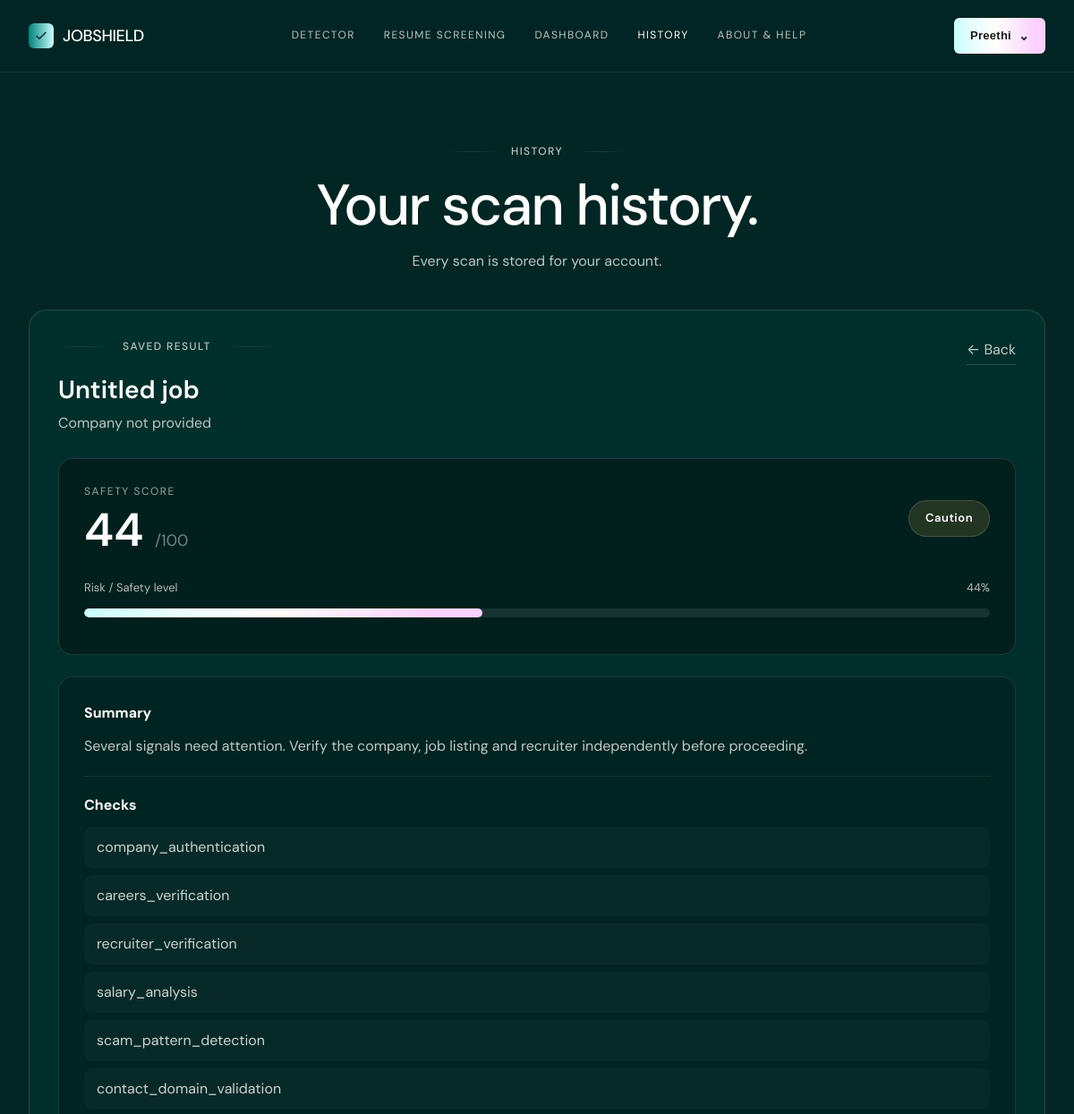
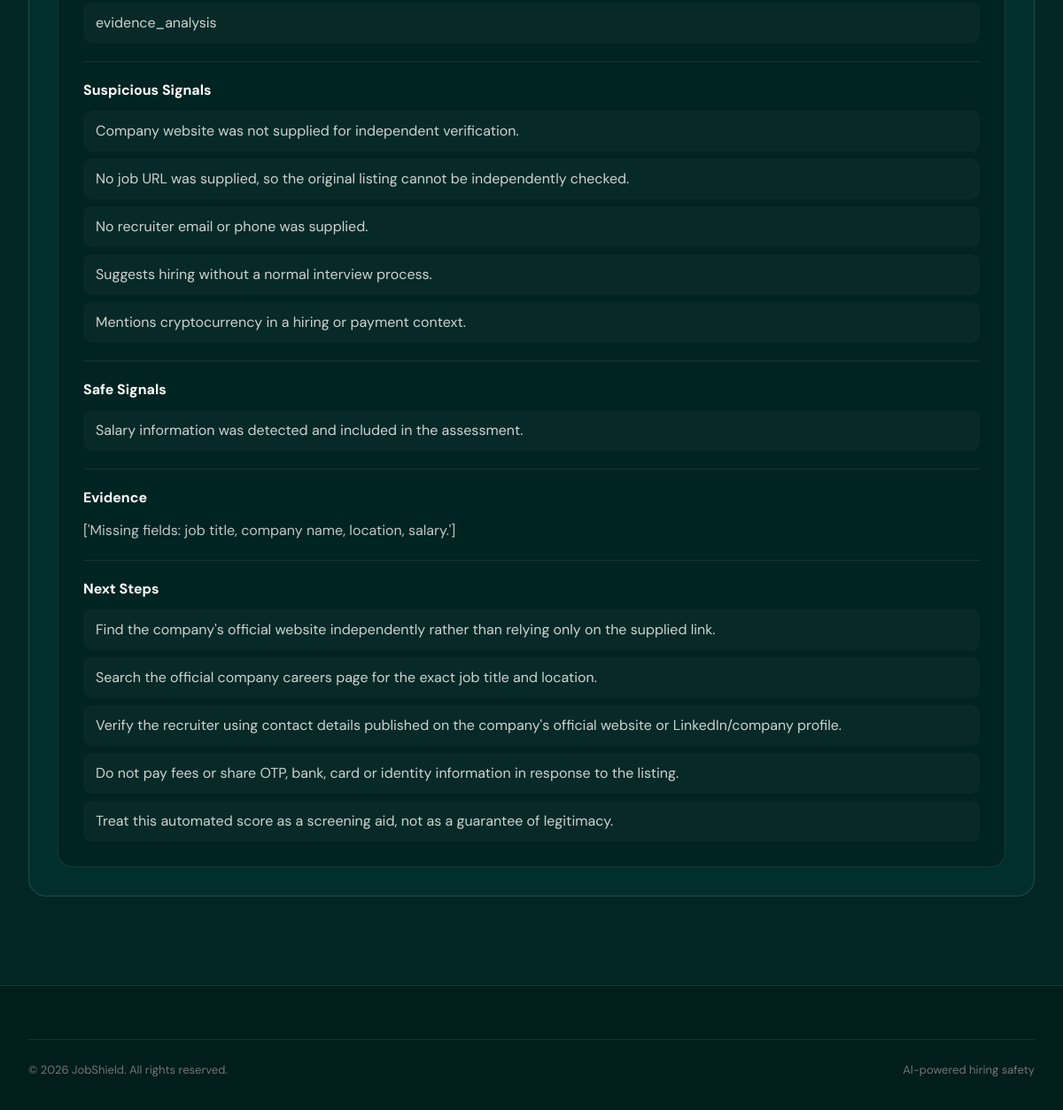
/history/1 (signed in), run on the app's committed database (2 pictures, top to bottom).
### models.py (models this page shows, shortened)
class User(UserMixin, db.Model):
    __tablename__ = "users"
    id = db.Column(db.Integer, primary_key=True)
    email = db.Column(db.String(255), unique=True, nullable=False, index=True)
    username = db.Column(db.String(80), unique=True, nullable=True, index=True)
    password_hash = db.Column(db.String(255), nullable=True)
    google_id = db.Column(db.String(255), unique=True, nullable=True, index=True)
    needs_username = db.Column(db.Boolean, default=False, nullable=False)
    is_admin = db.Column(db.Boolean, default=False, nullable=False)
    created_at = db.Column(db.DateTime, default=datetime.utcnow, nullable=False)
    scans = db.relationship("Scan", backref="user", lazy=True, cascade="all, delete-orphan")

class Scan(db.Model):
    __tablename__ = "scans"
    id = db.Column(db.Integer, primary_key=True)
    user_id = db.Column(db.Integer, db.ForeignKey("users.id"), nullable=False, index=True)
    created_at = db.Column(db.DateTime, default=datetime.utcnow, nullable=False, index=True)
    job_title = db.Column(db.String(255), nullable=False, default="Untitled job")
    company_name = db.Column(db.String(255), nullable=True)
    score = db.Column(db.Integer, nullable=False, default=0)
    risk = db.Column(db.String(50), nullable=False, default="Caution")
    result_json = db.Column(db.Text, nullable=False)
    def get_result(self):
        import json
        try:
            return json.loads(self.result_json)
        except (TypeError, ValueError):
            return {}

### app.py (the view)
@app.route("/history/<int:scan_id>")
@login_required
def history_detail(scan_id):
    scan = Scan.query.filter_by(id=scan_id, user_id=current_user.id).first_or_404()
    result = scan.get_result()
    return render_template(
        "history.html",
        title="History",
        active="history",
        history=[scan],
        selected_scan=scan,
        selected_result=result,
    )

### models.py (called while the page is built)
@login_manager.user_loader
def load_user(user_id):
    try:
        return db.session.get(User, int(user_id))
    except (TypeError, ValueError):
        return None

### templates/history.html (shortened to what this page needs)
{% extends 'base.html' %}
{% block content %}
<main class="page">
  <div class="wrap">
    <div class="page-head">
      <div class="eyebrow">History</div>
      <h1>Your scan history.</h1>
      <p>Every scan is stored for your account.</p>
    </div>
    {% if selected_scan %}
    <div class="history-result-card">
      <div class="result-card-top">
        <div>
          <div class="eyebrow">Saved Result</div>
          <h2>
            {{ selected_scan.job_title }}
          </h2>
          {% if selected_scan.company_name %}
            <p class="result-company">
              {{ selected_scan.company_name }}
            </p>
          {% else %}
            <p class="result-company">
              Company not provided
            </p>
          {% endif %}
        </div>
        <a class="back-link" href="/history">
          ← Back
        </a>
      </div>
      <div class="score-card">
        <div class="score-header">
          <div>
            <span class="score-label">Safety Score</span>
            <div class="score-value">
              {{ selected_scan.score }}
              <span>/100</span>
            </div>
          </div>
          <div class="risk-badge risk-{{ selected_scan.risk|lower }}">
            {{ selected_scan.risk }}
          </div>
        </div>
        <div class="progress-section">
          <div class="progress-labels">
            <span>Risk / Safety level</span>
            <span>{{ selected_scan.score }}%</span>
          </div>
          <div class="progress-track">
            <div
              class="progress-fill"
              style="width: {{ [selected_scan.score, 100]|min }}%;"
            ></div>
          </div>
        </div>
      </div>
      {% if selected_result %}
      <div class="details-card">
        {% set actual_result = selected_result.get('result', selected_result) %}
        {% if actual_result.get('summary') %}
        <div class="detail-section">
          <h3>Summary</h3>
          <p>{{ actual_result.get('summary') }}</p>
        </div>
        {% endif %}
        {% if actual_result.get('checks') %}
        <div class="detail-section">
          <h3>Checks</h3>
          <div class="detail-list">
            {% for check in actual_result.get('checks', []) %}
              <div class="detail-item">
                {{ check }}
              </div>
            {% endfor %}
          </div>
        </div>
        {% endif %}
        {% if actual_result.get('suspicious_signals') %}
        <div class="detail-section">
          <h3>Suspicious Signals</h3>
          <div class="detail-list">
            {% for signal in actual_result.get('suspicious_signals', []) %}
              <div class="detail-item">
                {{ signal }}
              </div>
            {% endfor %}
          </div>
        </div>
        {% endif %}
        {% if actual_result.get('safe_signals') %}
        <div class="detail-section">
          <h3>Safe Signals</h3>
          <div class="detail-list">
            {% for signal in actual_result.get('safe_signals', []) %}
              <div class="detail-item">
                {{ signal }}
              </div>
            {% endfor %}
          </div>
        </div>
        {% endif %}
        {% if actual_result.get('evidence') %}
        <div class="detail-section">
          <h3>Evidence</h3>
          <p>{{ actual_result.get('evidence') }}</p>
        </div>
        {% endif %}
        {% if actual_result.get('next_steps') %}
        <div class="detail-section">
          <h3>Next Steps</h3>
          <div class="detail-list">
            {% for step in actual_result.get('next_steps', []) %}
              <div class="detail-item">
                {{ step }}
              </div>
            {% endfor %}
          </div>
        </div>
        {% endif %}
      </div>
      {% endif %}
    </div>
    {% endif %}
  </div>
</main>
{% endblock %}

### templates/base.html (shortened to what this page needs)
<!doctype html>
<html lang="en">
<head>
  <link rel="stylesheet" href="{{ url_for('static', filename='css/style.css') }}">
</head>
<body>
<header class="nav">
  <div class="wrap">
    <a href="/" class="logo"><span class="mark"><svg viewBox="0 0 24 24" fill="none" stroke="#012624" stroke-width="2"><path d="M4 12l5 5L20 6"/></svg></span>JOBSHIELD</a>
    <nav class="links">
      <a href="/detector" class="{{ 'active' if active=='detector' else '' }}">Detector</a>
      <a href="/resume-screening" class="{{ 'active' if active=='resume' else '' }}">Resume Screening</a>
      <a href="/dashboard" class="{{ 'active' if active=='dashboard' else '' }}">Dashboard</a>
      <a href="/history" class="{{ 'active' if active=='history' else '' }}">History</a>
      <a href="/about-help" class="{{ 'active' if active=='help' else '' }}">About &amp; Help</a>
    </nav>
    {% if current_user.is_authenticated %}
      <div class="account-menu">
        <button type="button" class="btn btn-nav account-trigger" aria-expanded="false" aria-haspopup="true">
          {{ current_user.username or 'Account' }} <span class="account-chevron">⌄</span>
        </button>
      </div>
    {% else %}
      <a href="{{ url_for('auth.login') }}" class="btn btn-nav btn-nav-gradient">Get Started</a>
    {% endif %}
  </div>
</header>
{% block content %}{% endblock %}
<footer><div class="wrap"><div class="footer-bottom"><span>© 2026 JobShield. All rights reserved.</span><span>AI-powered hiring safety</span></div></div></footer>
</body>
</html>

### static/css/style.css (style rules this page uses)
:root { --liquid-abyss:#012624; --liquid-deep:#011d1c; --liquid-kelp:#003734; --liquid-mist:#edfffe; --platinum:#ffffff; --silver-mist:#bbc7c6; --ash:#f2f2f2; --slate-deep:#707777; --lavender:#fde9ff; --gradient-aurora:linear-gradient(90deg,rgb(203,255,252) 0%,rgb(237,255,254) 26.25%,rgb(255,253,250) 47.57%,rgb(250,209,255) 88.96%); --gradient-bio:linear-gradient(90deg,rgb(0,130,124) 0%,rgb(203,255,252) 100%); --hairline:rgba(255,255,255,.1); --font-display:'DM Sans',ui-sans-serif,system-ui,-apple-system,sans-serif; --font-ui:Arial,ui-sans-serif,system-ui,sans-serif; }
* { box-sizing:border-box;margin:0;padding:0 }
html { scroll-behavior:smooth }
body { background:var(--liquid-abyss); color:var(--platinum); font-family:var(--font-display); line-height:1.45; -webkit-font-smoothing:antialiased }
a { color:inherit;text-decoration:none }
button,input,textarea,select { font:inherit }
.wrap { max-width:1200px; margin:0 auto; padding:0 32px }
header.nav { position:sticky; top:0; z-index:50; background:rgba(1,38,36,.72); backdrop-filter:blur(10px); -webkit-backdrop-filter:blur(10px); border-bottom:1px solid var(--hairline) }
header.nav .wrap { height:80px; display:flex; align-items:center; justify-content:space-between }
.logo { display:flex; align-items:center; gap:10px; font-weight:500; font-size:18px; letter-spacing:-.02em }
.logo .mark { width:28px; height:28px; border-radius:6px; background:var(--gradient-bio); display:flex; align-items:center; justify-content:center }
.logo .mark svg { width:16px; height:16px }
nav.links { display:flex; align-items:center; gap:32px }
nav.links a { font-weight:400; font-size:12px; letter-spacing:.12em; text-transform:uppercase; color:var(--silver-mist); transition:color .15s ease }
nav.links a:hover, nav.links a.active { color:var(--platinum) }
.btn { font-family:var(--font-ui); font-size:14px; letter-spacing:.02em; display:inline-flex; align-items:center; justify-content:center; gap:8px; cursor:pointer; border:none; white-space:nowrap }
.btn-nav { background:var(--liquid-kelp); color:var(--platinum); padding:10px 18px; border-radius:6px; font-size:13px; border:1px solid var(--hairline) }
.page { padding:80px 0 100px; min-height:calc(100vh - 80px) }
.page-head { max-width:760px; margin:0 auto 42px; text-align:center }
.eyebrow { display:flex; align-items:center; justify-content:center; gap:16px; font-weight:500; font-size:12px; letter-spacing:.12em; text-transform:uppercase; color:var(--silver-mist); margin-bottom:20px }
.eyebrow:before, .eyebrow:after { content:""; height:1px; width:56px; background:linear-gradient( 90deg, transparent, var(--hairline), transparent ) }
.page-head h1 { font-size:clamp(40px,6vw,64px); font-weight:500; letter-spacing:-.03em; line-height:1; margin-bottom:18px }
.page-head p { color:var(--silver-mist); font-size:16px }
footer { background:var(--liquid-deep); padding:60px 0 35px; margin-top:0; border-top:1px solid var(--hairline) }
.footer-bottom { display:flex; justify-content:space-between; align-items:center; border-top:1px solid var(--hairline); padding-top:25px; font-size:13px; color:var(--slate-deep) }
.account-menu { position:relative }
.account-trigger { background:var(--gradient-aurora); color:#1a1a1a; font-weight:600; border:0; min-height:40px; box-shadow:0 0 0 1px rgba(255,255,255,.08) inset }
.account-chevron { font-size:14px; line-height:1; transition:transform .15s ease }
.progress-track { height:6px; background:rgba(255,255,255,.08); border-radius:99px; overflow:hidden; margin:13px 0 }
.progress-track>div { height:100%; width:0; background:var(--gradient-aurora); transition:width .45s ease }

### data on the page
User: username "Preethi"
Scan: job_title "Untitled job", score "44", risk "Caution"

### other printed values
{{ actual_result.get('summary') }} "Several signals need attention. Verify the company, job listing and recruiter independently before proceeding."
{{ check }} "company_authentication" "careers_verification" "recruiter_verification" "salary_analysis" "scam_pattern_detection" "contact_domain_validation" "evidence_analysis"
{{ signal }} "Company website was not supplied for independent verification." "No job URL was supplied, so the original listing cannot be independently checked." "No recruiter email or phone was supplied." "Suggests hiring without a normal interview process." "Mentions cryptocurrency in a hiring or payment context."
{{ signal }} "Salary information was detected and included in the assessment."
{{ actual_result.get('evidence') }} "['Missing fields: job title, company name, location, salary.']"
{{ step }} "Find the company's official website independently rather than relying only on the supplied link." "Search the official company careers page for the exact job title and location." "Verify the recruiter using contact details published on the company's official website or LinkedIn/company profile." "Do not pay fees or share OTP, bank, card or identity information in response to the listing." "Treat this automated score as a screening aid, not as a guarantee of legitimacy."
